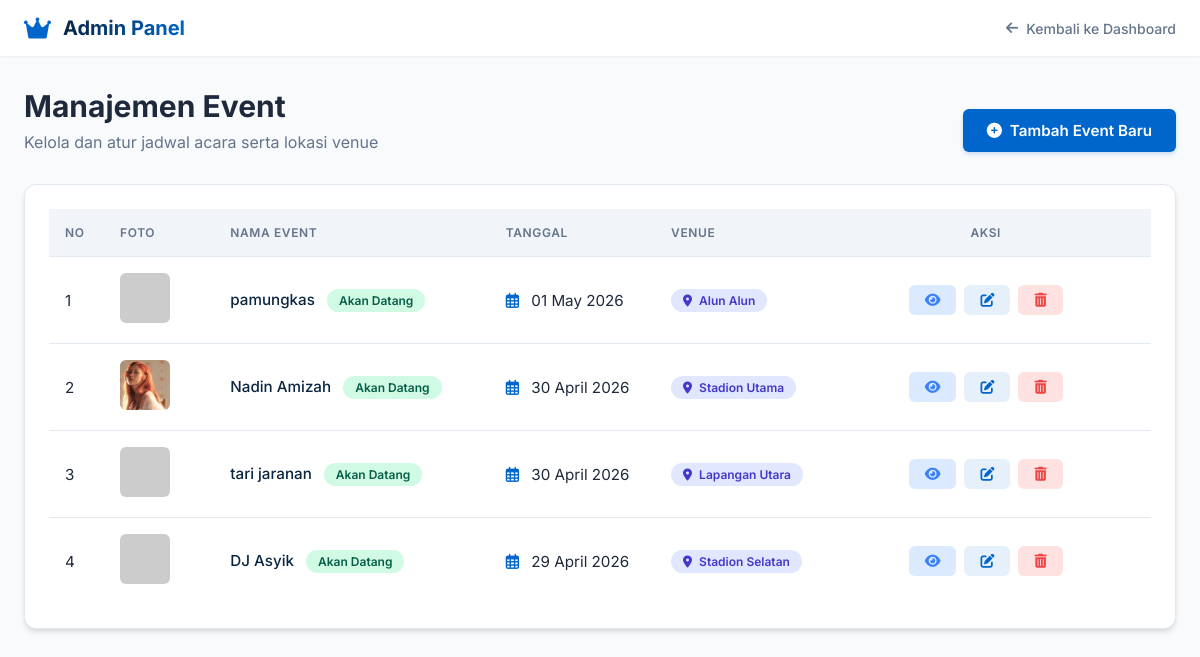
The app's page /admin/event.php with its own data.
### tables this page shows
CREATE TABLE `event` (
  `id_event` int(11) NOT NULL,
  `nama_event` varchar(150) DEFAULT NULL,
  `tanggal` date DEFAULT NULL,
  `id_venue` int(11) DEFAULT NULL,
  `deskripsi` text DEFAULT NULL,
  `foto` varchar(255) DEFAULT NULL
);

CREATE TABLE `venue` (
  `id_venue` int(11) NOT NULL,
  `nama_venue` varchar(100) DEFAULT NULL,
  `alamat` text DEFAULT NULL,
  `kapasitas` int(11) DEFAULT NULL
);

### admin/event.php (the view, shortened to what this page needs)
<?php
include '../config/koneksi.php';
$data = mysqli_query($conn, "
    SELECT event.*, venue.nama_venue, venue.alamat, venue.kapasitas
    FROM event
    JOIN venue ON event.id_venue = venue.id_venue
    ORDER BY event.tanggal DESC
");
?>
<!DOCTYPE html>
<html lang="id">
<head>
    <link rel="stylesheet" href="https://cdnjs.cloudflare.com/ajax/libs/font-awesome/6.0.0-beta3/css/all.min.css">
</head>
<body>
    <nav class="navbar">
        <div class="navbar-brand">
            <i class="fas fa-crown"></i>
            <span>Admin Panel</span>
        </div>
        <div class="navbar-menu">
            <a href="dashboard.php"><i class="fas fa-arrow-left"></i> Kembali ke Dashboard</a>
        </div>
    </nav>
    <div class="container">
        <div class="page-header">
            <div>
                <h1 class="page-title">Manajemen Event</h1>
                <p class="page-subtitle">Kelola dan atur jadwal acara serta lokasi venue</p>
            </div>
            <button type="button" class="btn btn-primary" id="btnTambahEvent">
                <i class="fas fa-plus-circle"></i> Tambah Event Baru
            </button>
        </div>
        <div class="card">
            <div class="table-responsive" style="padding: 1.5rem;">
                <table class="table">
                    <thead>
                        <tr>
                            <th width="5%">No</th>
                            <th width="10%">Foto</th>
                            <th width="25%">Nama Event</th>
                            <th width="15%">Tanggal</th>
                            <th width="15%">Venue</th>
                            <th width="30%" style="text-align: center;">Aksi</th>
                        </tr>
                    </thead>
                    <tbody>
                        <?php
                        $no=1;
                        if(mysqli_num_rows($data) > 0) {
                            while($row = mysqli_fetch_assoc($data)) {
                                $today = date('Y-m-d');
                                $event_date = $row['tanggal'];
                                if($event_date > $today) {
                                    $status_class = 'status-upcoming';
                                    $status_text = 'Akan Datang';
                                } elseif($event_date == $today) {
                                    $status_class = 'status-today';
                                    $status_text = 'Hari Ini';
                                } else {
                                    $status_class = 'status-past';
                                    $status_text = 'Selesai';
                                }
                                $foto_path = !empty($row['foto']) ? "../uploads/event/" . $row['foto'] : "https://placehold.co/400x400?text=No+Image";
                        ?>
                        <tr>
                            <td><?= $no++ ?></td>
                            <td>
                                <img src="<?= $foto_path ?>" class="event-thumbnail" alt="<?= htmlspecialchars($row['nama_event']) ?>"
                                     onerror="this.src='https://placehold.co/400x400?text=No+Image'">
                            </td>
                            <td style="font-weight: 500; color: var(--navy);">
                                <?= htmlspecialchars($row['nama_event']) ?>
                                <span class="status-badge <?= $status_class ?>" style="margin-left: 0.5rem;"><?= $status_text ?></span>
                            </td>
                            <td>
                                <div><i class="far fa-calendar-alt" style="color: var(--accent-blue); margin-right: 0.5rem;"></i> <?= date('d F Y', strtotime($row['tanggal'])) ?></div>
                            </td>
                            <td>
                                <span class="badge"><i class="fas fa-map-marker-alt" style="margin-right: 0.25rem;"></i> <?= htmlspecialchars($row['nama_venue']) ?></span>
                            </td>
                            <td>
                                <div class="action-cell">
                                    <a href="?detail=<?= $row['id_event'] ?>" class="btn btn-info" title="Detail Event">
                                        <i class="fas fa-eye"></i>
                                    </a>
                                    <a href="?edit=<?= $row['id_event'] ?>" class="btn btn-edit" title="Edit Event">
                                        <i class="fas fa-edit"></i>
                                    </a>
                                    <a href="?hapus=<?= $row['id_event'] ?>" class="btn btn-danger" title="Hapus Event"
                                       onclick="return confirm('Apakah Anda yakin ingin menghapus event ini? Data yang dihapus tidak dapat dikembalikan.')">
                                        <i class="fas fa-trash-alt"></i>
                                    </a>
                                </div>
                            </td>
                        </tr>
                        <?php
                            }
                        } ?>
                    </tbody>
                </table>
            </div>
        </div>
    </div>
</body>
</html>

### admin/event.php (style rules this page uses)
:root { --navy: #0a2540; --accent-blue: #0066cc; --accent-hover: #005bb5; --soft-blue: #e6f0fa; --admin-bg: #f8fafc; --text-dark: #1e293b; --text-muted: #64748b; --white: #ffffff; --border-color: #e2e8f0; --danger: #ef4444; --danger-hover: #dc2626; --success: #10b981; --warning: #f59e0b; --info: #3b82f6; --shadow-sm: 0 1px 2px 0 rgba(0, 0, 0, 0.05); --shadow-md: 0 4px 6px -1px rgba(0, 0, 0, 0.1), 0 2px 4px -1px rgba(0, 0, 0, 0.06); --shadow-lg: 0 10px 15px -3px rgba(0, 0, 0, 0.1), 0 4px 6px -2px rgba(0, 0, 0, 0.05); --radius-md: 0.375rem; --radius-lg: 0.5rem; --radius-xl: 0.75rem; }
* { margin: 0; padding: 0; box-sizing: border-box; }
body { font-family: 'Inter', sans-serif; background-color: var(--admin-bg); color: var(--text-dark); -webkit-font-smoothing: antialiased; }
.navbar { background-color: var(--white); box-shadow: var(--shadow-sm); position: sticky; top: 0; z-index: 50; padding: 1rem 1.5rem; display: flex; justify-content: space-between; align-items: center; }
.navbar-brand { display: flex; align-items: center; gap: 0.75rem; font-weight: 700; font-size: 1.25rem; }
.navbar-brand i { color: var(--accent-blue); font-size: 1.5rem; }
.navbar-brand span { background: linear-gradient(to right, var(--navy), var(--accent-blue)); -webkit-background-clip: text; -webkit-text-fill-color: transparent; }
.navbar-menu a { color: var(--text-muted); text-decoration: none; font-size: 0.875rem; display: flex; align-items: center; gap: 0.5rem; transition: color 0.2s; font-weight: 500; }
.container { max-width: 1200px; margin: 0 auto; padding: 2rem 1.5rem; animation: fadeIn 0.4s ease-in-out; }
.page-header { margin-bottom: 2rem; display: flex; justify-content: space-between; align-items: flex-end; flex-wrap: wrap; gap: 1rem; }
.page-title { font-size: 1.875rem; font-weight: 700; margin: 0 0 0.5rem 0; color: var(--text-dark); }
.page-subtitle { color: var(--text-muted); margin: 0; }
.btn { display: inline-flex; align-items: center; justify-content: center; gap: 0.5rem; padding: 0.75rem 1.5rem; font-size: 0.95rem; font-weight: 600; border-radius: var(--radius-md); border: none; cursor: pointer; transition: all 0.2s ease; font-family: inherit; text-decoration: none; }
.btn-primary { background-color: var(--accent-blue); color: var(--white); box-shadow: 0 2px 4px rgba(0, 102, 204, 0.2); }
.btn-danger { background-color: #fee2e2; color: var(--danger); padding: 0.5rem 1rem; font-size: 0.875rem; border-radius: var(--radius-md); }
.btn-edit { background-color: var(--soft-blue); color: var(--accent-blue); padding: 0.5rem 1rem; font-size: 0.875rem; border-radius: var(--radius-md); }
.btn-info { background-color: #dbeafe; color: var(--info); padding: 0.5rem 1rem; font-size: 0.875rem; border-radius: var(--radius-md); }
.card { background-color: var(--white); border-radius: var(--radius-xl); box-shadow: var(--shadow-md); border: 1px solid var(--border-color); }
.status-badge { display: inline-block; padding: 0.25rem 0.75rem; border-radius: 9999px; font-size: 0.75rem; font-weight: 600; }
.status-upcoming { background-color: #d1fae5; color: #065f46; }
.table-responsive { overflow-x: auto; }
.table { width: 100%; border-collapse: separate; border-spacing: 0; min-width: 800px; }
.table th { background-color: #f1f5f9; color: var(--text-muted); font-weight: 600; font-size: 0.75rem; text-transform: uppercase; letter-spacing: 0.05em; padding: 1rem; text-align: left; border-bottom: 1px solid var(--border-color); }
.table td { padding: 1rem; border-bottom: 1px solid var(--border-color); color: var(--text-dark); font-size: 0.95rem; vertical-align: middle; }
.table tbody tr { transition: background-color 0.15s ease; }
.table tbody tr:last-child td { border-bottom: none; }
.action-cell { display: flex; gap: 0.5rem; justify-content: center; }
.badge { display: inline-block; padding: 0.25rem 0.75rem; border-radius: 9999px; font-size: 0.75rem; font-weight: 600; background-color: #e0e7ff; color: #4338ca; }
.event-thumbnail { width: 50px; height: 50px; object-fit: cover; border-radius: var(--radius-md); }

### records on screen
event: nama_event "pamungkas", tanggal "Akan Datang", tanggal "01 May 2026", id_venue.nama_venue "Alun Alun"
event: foto (picture), nama_event "Nadin Amizah", tanggal "Akan Datang", tanggal "30 April 2026", id_venue.nama_venue "Stadion Utama"
event: nama_event "tari jaranan", tanggal "Akan Datang", tanggal "30 April 2026", id_venue.nama_venue "Lapangan Utara"
event: nama_event "DJ Asyik", tanggal "Akan Datang", tanggal "29 April 2026", id_venue.nama_venue "Stadion Selatan"
